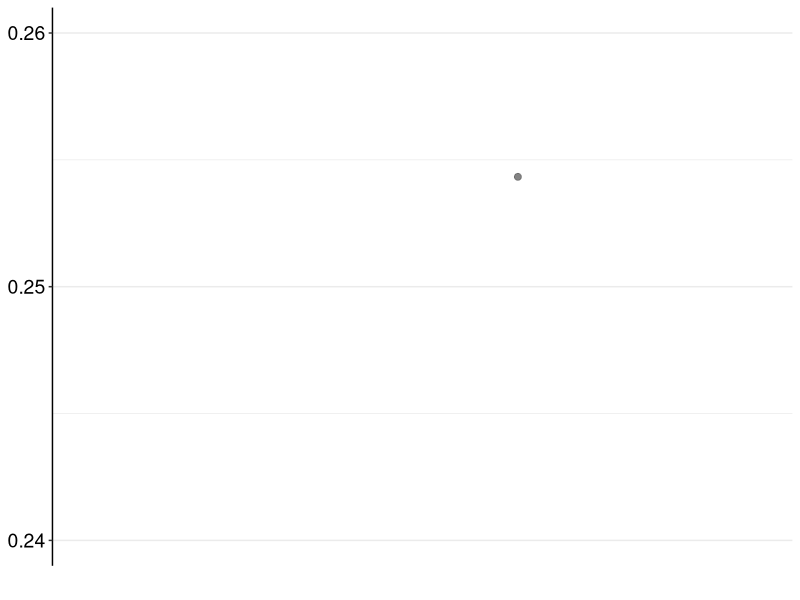
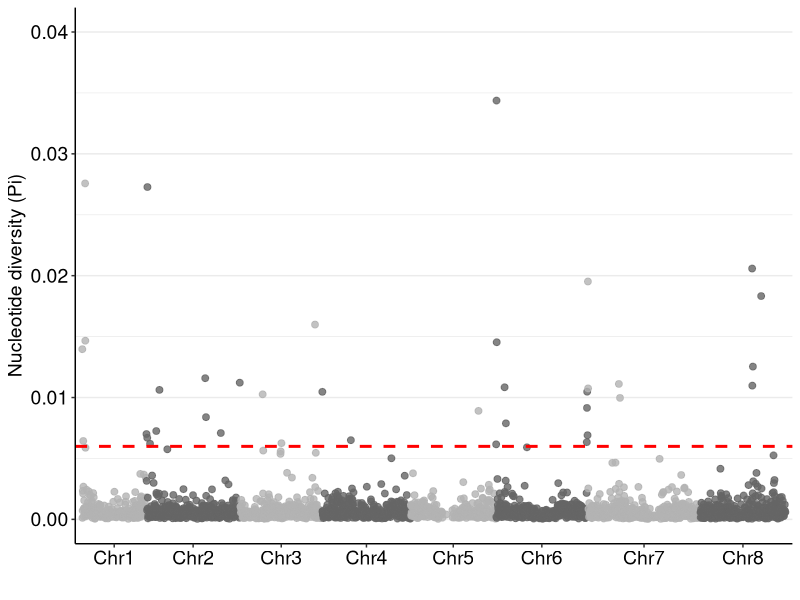
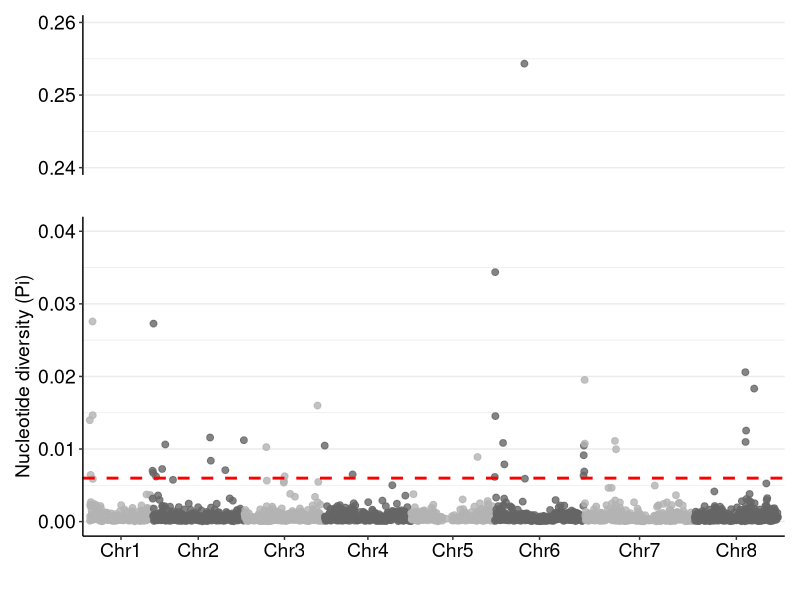
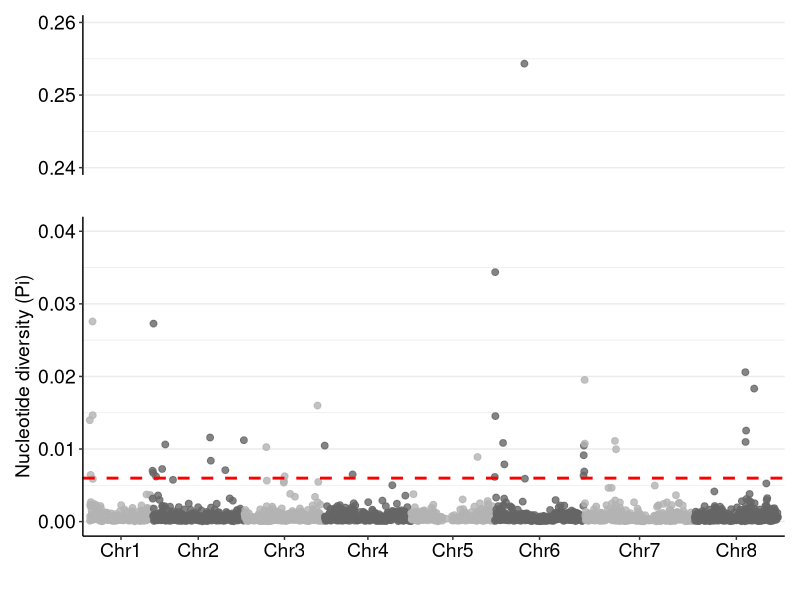
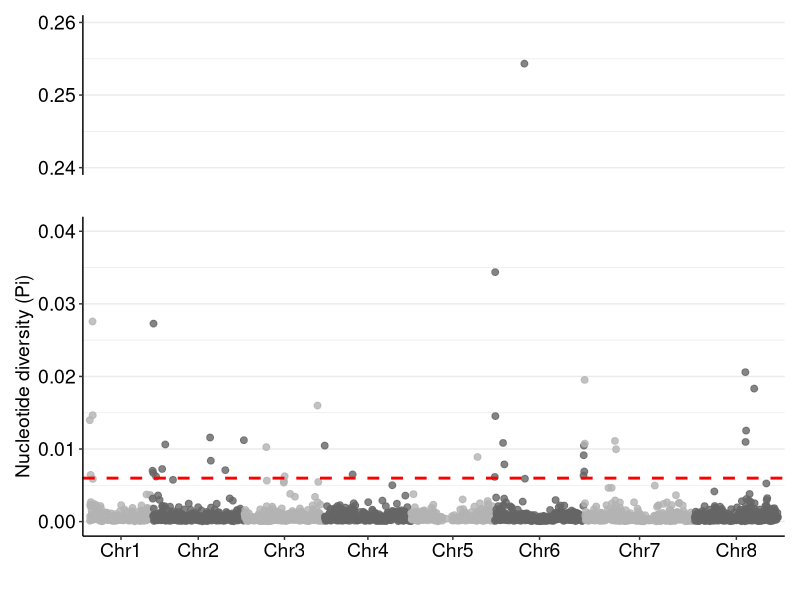

Reproduce these figures in R, in order.
library(dplyr)
library(ggplot2)
library(patchwork)
setwd("D:/Genome-seq/Cbovis-25-04-11/0_Github_upload/2_HighPolymorphismGenes/")
data <- read.csv("MF_DnaSPResults_check_gp60.csv",header = T,sep = ",",check.names = F)

filtered_data <- data[data$Pi != 0 & !is.na(data$Pi), ]
gene <- filtered_data$Datafile
chr <- filtered_data$chr
gene_position <- filtered_data$No
Pi <- filtered_data$Pi

cutoff_Pi <- mean(Pi) + 1*sd(Pi)

df <- data.frame(gene,chr,gene_position,Pi)
cutoff_df <- subset(df,Pi > cutoff_Pi)
write.csv(cutoff_df,file = "cutoff_genes.csv")
write.table(cutoff_df$gene,quote = F,row.names = F,col.names = F,file = "cutoff_genes.txt")

df$color[df$chr %in% c("Chr1","Chr3","Chr5","Chr7")] <- "gray"
df$color[df$chr %in% c("Chr2","Chr4","Chr6","Chr8")] <- "gray40"

X_axis <-  df %>% group_by(chr) %>% summarize(center=( max(gene_position) + min(gene_position) ) / 2 )

p1 <- ggplot(df,aes(x=gene_position,y=Pi,color=color))+
  theme_bw() +
  theme(plot.title = element_text(size = 20, face = "bold",hjust = 0.5))+
  theme(
    legend.position="none",
    panel.border = element_blank(),
    axis.line.y = element_line(),
    axis.line.x = element_blank(),
    axis.text.y = element_text(size = 14,color = "black"),
    axis.text.x = element_blank(),
    axis.ticks.x= element_blank(),
    axis.title.x = element_text(size = 14),
    axis.title.y = element_blank(),
    panel.grid.major.x = element_blank(),
    panel.grid.minor.x = element_blank()
  )+
  geom_point(alpha=0.8, size=2) +
  scale_color_manual(values = c("grey70", "grey40","red")) +
  scale_x_continuous(expand = c(0.01,0.01), label = X_axis$chr, breaks= X_axis$center ) +
  scale_y_continuous(limits = c(0.24,0.26),breaks = seq(0.24,0.26, by = 0.01))+
  labs(x="",y="Nucleotide diversity (Pi)")+
  geom_hline(yintercept = cutoff_Pi,colour = "red", size= 1,lty="dashed")

p1

p2 <- ggplot(df,aes(x=gene_position,y=Pi,color=color))+
  theme_bw() +
  theme(plot.title = element_text(size = 20, face = "bold",hjust = 0.5))+
  theme(
    legend.position="none",
    panel.border = element_blank(),
    axis.line.y = element_line(),
    axis.line.x = element_line(),
    axis.text = element_text(size = 14,color = "black"),
    axis.title.x = element_text(size = 14),
    axis.title.y = element_text(size = 14),
    panel.grid.major.x = element_blank(),
    panel.grid.minor.x = element_blank()
  )+
  geom_point(alpha=0.8, size=2) +
  scale_color_manual(values = c("grey70", "grey40","red")) +
  scale_x_continuous(expand = c(0.01,0.01), label = X_axis$chr, breaks= X_axis$center ) +
  scale_y_continuous(limits = c(0,0.04),breaks = seq(0, 0.04, by = 0.01))+
  labs(x="",y="Nucleotide diversity (Pi)")+
  geom_hline(yintercept = cutoff_Pi,colour = "red", size= 1,lty="dashed")

p2

library(patchwork)

p_combine <- p1/p2 + plot_layout(guides = "collect",heights = c(1, 2))
p_combine
ggsave("Pi.pdf",p_combine,device = "pdf",width = 7,height = 4,dpi = 300 )
ggsave("Pi.png",p_combine,device = "png",width = 7,height = 4,dpi = 300 )
